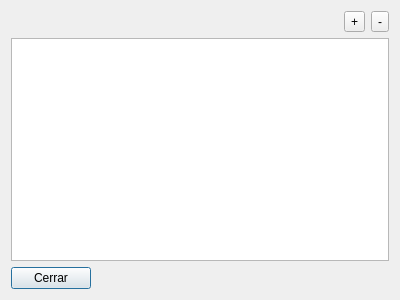
<?xml version="1.0" encoding="UTF-8"?>
<ui version="4.0">
 <class>DlgROSIPPool</class>
 <widget class="QDialog" name="DlgROSIPPool">
  <property name="geometry">
   <rect>
    <x>0</x>
    <y>0</y>
    <width>400</width>
    <height>300</height>
   </rect>
  </property>
  <property name="windowTitle">
   <string>Dialog</string>
  </property>
  <layout class="QGridLayout" name="gridLayout">
   <item row="0" column="0">
    <spacer name="horizontalSpacer">
     <property name="orientation">
      <enum>Qt::Horizontal</enum>
     </property>
     <property name="sizeHint" stdset="0">
      <size>
       <width>40</width>
       <height>20</height>
      </size>
     </property>
    </spacer>
   </item>
   <item row="0" column="1">
    <widget class="QToolButton" name="addButton">
     <property name="text">
      <string>+</string>
     </property>
    </widget>
   </item>
   <item row="0" column="2">
    <widget class="QToolButton" name="delButton">
     <property name="text">
      <string>-</string>
     </property>
    </widget>
   </item>
   <item row="2" column="0">
    <widget class="QPushButton" name="closeButton">
     <property name="sizePolicy">
      <sizepolicy hsizetype="Maximum" vsizetype="Fixed">
       <horstretch>0</horstretch>
       <verstretch>0</verstretch>
      </sizepolicy>
     </property>
     <property name="text">
      <string>Cerrar</string>
     </property>
    </widget>
   </item>
   <item row="1" column="0" colspan="3">
    <widget class="QTableWidget" name="poolTable"/>
   </item>
  </layout>
 </widget>
 <resources/>
 <connections/>
</ui>
